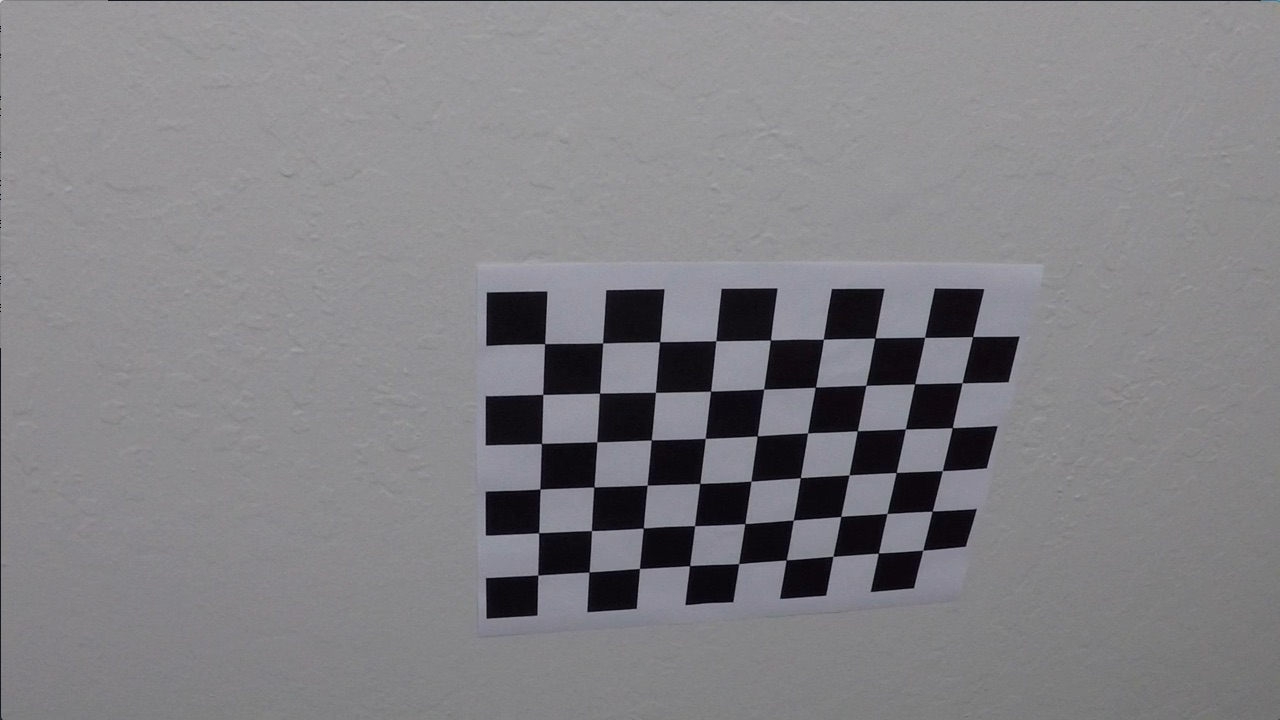
#> input picture term1/advanced-lane-lines/camera_cal/calibration10.jpg, 1280 x 720 px; its folder holds only this picture in this run
$ jupyter execute --allow-errors model.ipynb   (shell and % lines are left out)
#> lines starting #> are read from the running program, lines starting #| are printed output that depends on the picture; after the words box and inside, x2 and y2 are one past the last pixel; in counts of white or black regions, pixels touching at a corner belong together
[cell 1]
import numpy as np
import cv2
import matplotlib.pyplot as plt
import matplotlib.image as mpimg
import glob
import pickle
import numpy as np
import cv2
from scipy import signal
from collections import deque

[cell 2]
SRC_PTS = [[490, 482],[810, 482],[1250, 720], [40, 720]]
DST_PTS = [[0, 0], [1280, 0],[1250, 720], [40, 720]]

def draw_corners(x, y):
#> called with x = 9, y = 6
    object_pts = []
    img_points = []

    o = np.zeros((x*y,3), np.float32)
    o[:,:2] = np.mgrid[0:x,0:y].T.reshape(-1,2)

    for fname in glob.glob("camera_cal/calibration*.jpg"):
        img = cv2.imread(fname)
#> img is the input picture: shape (720, 1280, 3); mean B, G, R 133.1, 129.4, 130.2
        grayscaled = cv2.cvtColor(img, cv2.COLOR_BGR2GRAY)
        ret, corners = cv2.findChessboardCorners(grayscaled, (x, y), None)
#> ret = True; corners = 54 rows, first 8: [545.3, 343.1], [602.7, 342.8], [660.1, 341.3], [715.8, 340.7], [770.6, 340], [823.5, 339.2], [874.3, 338.5], [925.1, 337.4]
        if ret is True:
            img_points.append(corners)
            object_pts.append(o)
            cv2.drawChessboardCorners(img, (x, y), corners, ret)
#> img: shape (720, 1280, 3); 1.91% of pixels changed, all inside (x1, y1, x2, y2) = (532, 331, 980, 582)
            f, (ax1, ax2) = plt.subplots(1, 2, figsize=(8,4))
            ax1.imshow(cv2.cvtColor(mpimg.imread(fname), cv2.COLOR_BGR2RGB))
            ax1.set_title('Original image', fontsize=18)
            ax2.imshow(cv2.cvtColor(img, cv2.COLOR_BGR2RGB))
            ax2.set_title('Image with corners', fontsize=18)

    return (object_pts, img_points)

def undistort(img, object_pts, img_points, should_display=True):
    if isinstance(img, str):
        img = cv2.imread(img)
    ret, mtx, dist, rvecs, tvecs = cv2.calibrateCamera( \
        object_pts, img_points, (img.shape[1], img.shape[0]),None,None \
    )
    dst = cv2.undistort(img, mtx, dist, None, mtx)

    if should_display is True:
        f, (ax1, ax2) = plt.subplots(1, 2, figsize=(20,10))
        ax1.imshow(img)
        ax1.set_title('Original image', fontsize=30)
        ax2.imshow(dst)
        ax2.set_title('Undistored image', fontsize=30)
    return dst

def apply_birds_eye(img, should_display=True):
    img_shape = (img.shape[1], img.shape[0])

    src = np.float32(SRC_PTS)
    dst = np.float32(DST_PTS)

    M = cv2.getPerspectiveTransform(src, dst)
    Minv = cv2.getPerspectiveTransform(dst, src)
    warped = cv2.warpPerspective(img, M, img_shape)

    if should_display is True:
        f, (ax1, ax2) = plt.subplots(1, 2, figsize=(9, 6))
        f.tight_layout()
        ax1.imshow(cv2.cvtColor(img, cv2.COLOR_BGR2RGB))
        ax1.set_title('Undistorted Image', fontsize=20)
        ax2.imshow(cv2.cvtColor(warped, cv2.COLOR_BGR2RGB))
        ax2.set_title('Warped Image', fontsize=20)
        plt.subplots_adjust(left=0., right=1, top=0.9, bottom=0.)
    return warped, M, Minv

def apply_binary_thresholds(img, thresholds={  \
      's': {'min': 180, 'max': 255}, \
      'l': {'min': 255, 'max': 255},   \
      'b': {'min': 155, 'max': 200}  \
    } , should_display=True):

    S = cv2.cvtColor(img, cv2.COLOR_BGR2HLS)[:,:,2]
    L = cv2.cvtColor(img, cv2.COLOR_BGR2LUV)[:,:,0]
    B = cv2.cvtColor(img, cv2.COLOR_BGR2Lab)[:,:,2]

    s_bin = np.zeros_like(S)
    s_bin[(S >= thresholds['s']['min']) & (S <= thresholds['s']['max'])] = 1
    b_bin = np.zeros_like(B)
    b_bin[(B >= thresholds['b']['min']) & (B <= thresholds['b']['max'])] = 1
    l_bin = np.zeros_like(L)
    l_bin[(L >= thresholds['l']['min']) & (L <= thresholds['l']['max'])] = 1

    full_bin = np.zeros_like(s_bin)
    full_bin[(l_bin == 1) | (b_bin == 1) | (s_bin == 1)] = 1

    if should_display is True:
        f, (ax1, ax2) = plt.subplots(1, 2, figsize=(9, 6))
        f.tight_layout()
        ax1.set_title('original image', fontsize=16)
        ax1.imshow(cv2.cvtColor(img, cv2.COLOR_BGR2RGB).astype('uint8'))
        ax2.set_title('all thresholds', fontsize=16)
        ax2.imshow(full_bin, cmap='gray')

    return full_bin

[cell 3]
(object_pts, img_points) = draw_corners(9,6)
#> object_pts = 1 item; img_points = 1 item
#> figure, not shown here; B, G, R data is drawn as R, G, B

#> (a cell that did not finish here is left out)


[cell 5]
# for fname in glob.glob("test_images/test*.jpg"):
#     undistort(fname, object_pts, img_points)

undistort("test_images/test1.jpg", object_pts, img_points)
#> call 2 of undistort, with img = 'test_images/test1.jpg', should_display = True
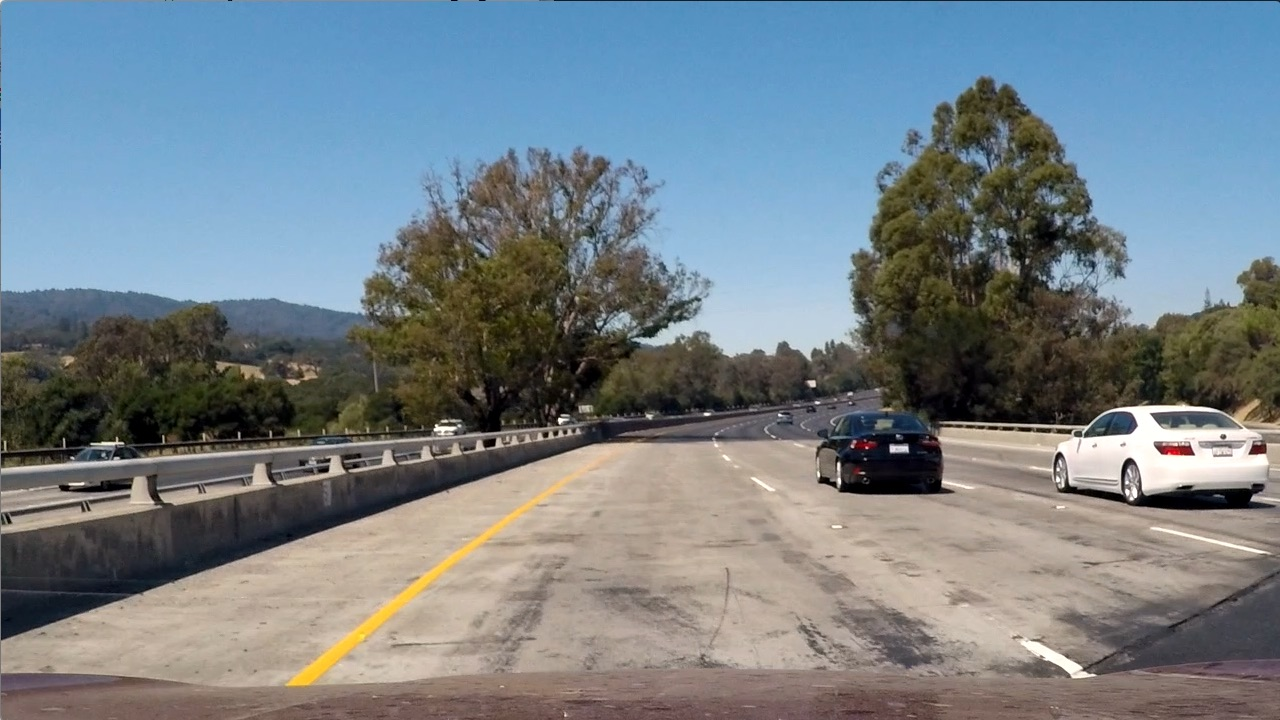
#> input picture term1/advanced-lane-lines/test_images/test1.jpg, 1280 x 720 px
#> in undistort, img is the input picture: shape (720, 1280, 3); mean B, G, R 135.5, 128.7, 117.5
#> in undistort (call 2), `ret, mtx, dist, rvecs, tvecs = cv2.calibrateCamera( \ object_pts, img_..`: ret = 0.68; mtx = [[1143.7, 0, 681.7], [0, 1109.2, 367.7], [0, 0, 1]]; dist = [[-0.515, 2.99, -0.00876, 0.00937, 1.41]]; rvecs = ([0.451, -0.252, 0.0361],); tvecs = ([-2.31, -0.422, 19.12],)
#> figure, not shown here; B, G, R data is drawn as R, G, B

[cell 6]
# for fname in glob.glob("test_images/test*.jpg"):
#     undistorted = undistort(fname, object_pts, img_points, should_display=False)
#     apply_birds_eye(undistorted)

orig = cv2.imread("test_images/test4.jpg")
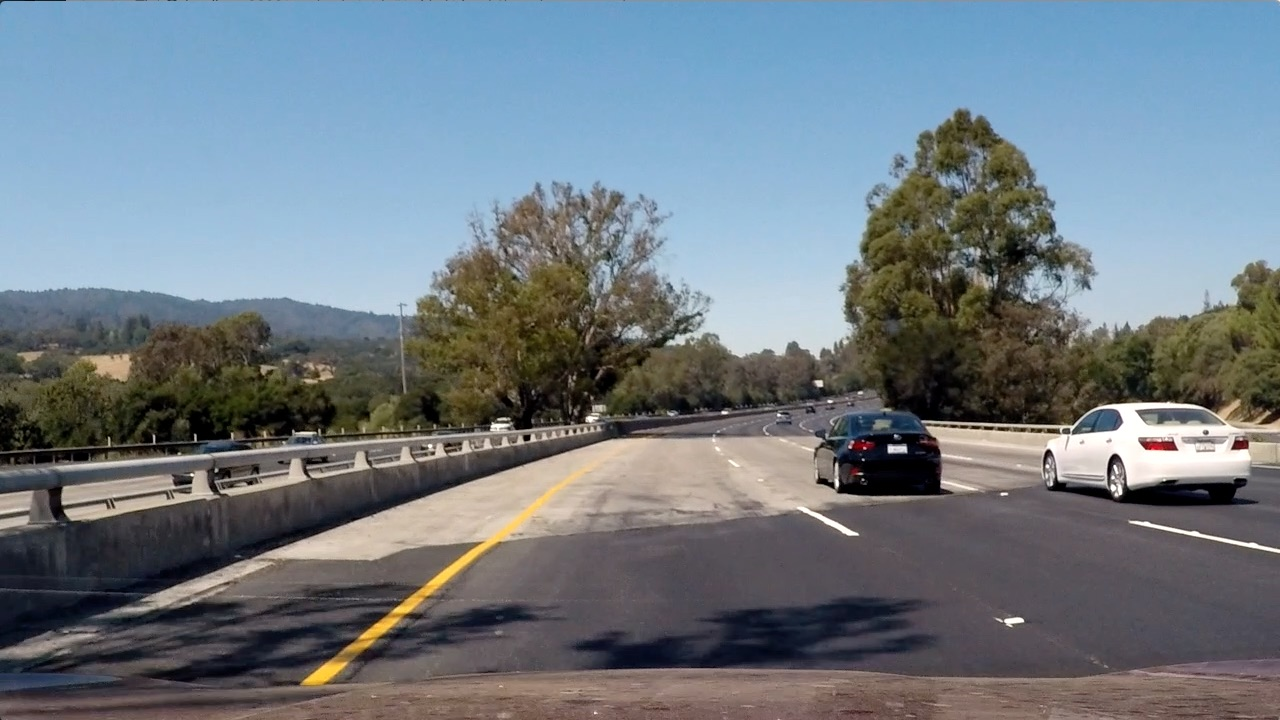
#> input picture term1/advanced-lane-lines/test_images/test4.jpg, 1280 x 720 px
#> orig is the input picture: shape (720, 1280, 3); mean B, G, R 130.9, 122.7, 112.2
undistorted = undistort(orig, object_pts, img_points, should_display=False)
warped, M, Minv = apply_birds_eye(undistorted, should_display=True)
#> M = [[-0.788, -1.62, 1168.2], [0, -2.38, 1149.1], [-1.82e-19, -0.00248, 1]]; Minv = [[0.25, -0.681, 490], [0, -0.419, 482], [0, -0.00104, 1]]

[cell 7]
# [4 lines of commented-out code are left out]
b_eye_bin = apply_binary_thresholds(warped)
#> b_eye_bin: shape (720, 1280); values 0 (black) and 1 (white), 3.2% white; 29 white regions (21 under 20 px), largest, box (x1, y1, x2, y2) and area: (250, 0, 323, 692) 27565, (1106, 299, 1138, 394) 1183, (1085, 243, 1117, 300) 692

[cell 8]
pps = (orig.shape[0] - 50) / 6
#> pps = 111.7
g_rad = 300
kernal_size = 51
x_offset = 40
slate = np.zeros((720, 1280))
c_slate = cv2.cvtColor(slate.astype(np.uint8), cv2.COLOR_GRAY2RGB)
#> c_slate: shape (720, 1280, 3); every value is 0
shape = orig.shape
#> shape = (720, 1280, 3)
half = orig.shape[1] // 2
#> half = 640

def polynomial_lines(y, ms):
    return ms[0]*y**2 + ms[1]*y + ms[2]

def draw_polynomial(image, fn, ms, steps):
    pps = image.shape[0] // steps

    for i in range(steps):
        l = i * pps
        r = l + pps

        lp = (int(fn(l, ms)), l)
        rp = (int(fn(r, ms)), r)

        if i % 2 == 1:
            image = cv2.line(image, rp, lp, [255, 0, 0], 10)

    return image

def fit_polynomial(x, y):
    res = np.polyfit(x, y, 2)
    fx = res[0]*x**2 + res[1]*x + res[2]
    return fx, res

def multi_flatten(lx, ly, rx, ry):
    return ( \
        np.array([x \
             for i in lx \
             for x in i]), \
        np.array([x \
             for i in ly \
             for x in i]), \
        np.array([x \
             for i in rx \
             for x in i]), \
        np.array([x \
             for i in ry \
             for x in i]), \
    )

def get_pxs(img, xm, ym, size):
    window = img[ \
        int( \
            ym - size \
        ):int( \
            ym + size \
        ), int( \
            xm - size \
        ):int( \
            xm + size \
        ) \
    ]

    x, y = (window.T == 1).nonzero()
    return x + xm - size, y + ym - size

def histo(img, offset=50, steps=6,
                     g_rad=200, kernal_size=51,
                     x_offset=50):

    height = img.shape[0]
    o_height = height - offset
    width = img.shape[1]
    half = img.shape[1] // 2
    pps = o_height / steps

    lx_arr = []
    ly_arr = []
    rx_arr = []
    ry_arr = []

    for step in range(steps):
        lxm = []
        rxm = []
        ym = []
        ly = height - (step * pps) + offset
        ry = ly - pps + offset

        hist = np.sum( \
            img[ \
                int( \
                     ry \
                ):int( \
                    ly \
                ), int(x_offset):int(width - x_offset) \
            ], axis=0 \
        )

        smoothened = signal.medfilt(hist, kernal_size)

        lt = np.array(signal.find_peaks_cwt(smoothened[:half], np.arange(1, 10)))
        rt = np.array(signal.find_peaks_cwt(smoothened[half:], np.arange(1, 10)))

        print("lt", lt)
        print("rt", rt)

        if len(lt) > 0:
            lxm.append(max(lt))

        if len(rt) > 0:
            rxm.append(max(rt) + half)

        if len(lt) > 0 or len(rt) > 0:
            ym.append((ly + ry) // 2)

        for lx_centre, centre_y in zip(lxm, ym):
            left_x_additional, left_y_additional = get_pxs(img, lx_centre,
                                                                       centre_y, g_rad // 2)

            lx_arr.append(left_x_additional)
            ly_arr.append(left_y_additional)

        for rx_centre, centre_y in zip(rxm, ym):
            right_x_additional, right_y_additional = get_pxs(img, rx_centre,
                                                                         centre_y, g_rad // 2)

            rx_arr.append(right_x_additional)
            ry_arr.append(right_y_additional)

    if len(rx_arr) == 0 or len(lx_arr) == 0:
        x_offset = 0

        lx_arr = []
        ly_arr = []
        rx_arr = []
        ry_arr = []

        for step in range(steps):
            lxm = []
            rxm = []
            ym = []

            ly = height - (step * pps) + offset
            ry = ly - pps + offset

            hist = np.sum(
                img[
                    int(ry):int(ly),
                    int(x_offset):int(width - x_offset)
                ], axis=0)

            smoothened = signal.medfilt(hist, kernal_size)
            lt = np.array(signal.find_peaks_cwt(smoothened[:half], np.arange(1, 10)))
            rt = np.array(signal.find_peaks_cwt(smoothened[half:], np.arange(1, 10)))
            if len(lt) > 0:
                lxm.append(max(lt))

            if len(rt) > 0:
                rxm.append(max(rt) + half)

            if len(lt) > 0 or len(rt) > 0:
                ym.append((ly + ry) // 2)

            for lx_centre, centre_y in zip(lxm, ym):
                lx_additional, ly_additional = get_pxs(img, lx_centre,
                                                                           centre_y, g_rad // 2)
                lx_arr.append(lx_additional)
                ly_arr.append(ly_additional)

            for rx_centre, centre_y in zip(rxm, ym):

                right_x_additional, right_y_additional = get_pxs(img, rx_centre,
                                                                             centre_y, g_rad // 2)
                rx_arr.append(right_x_additional)
                ry_arr.append(right_y_additional)

    return multi_flatten(lx_arr, ly_arr, rx_arr, ry_arr)

from scipy import signal

lx, ly, rx, ry = histo(b_eye_bin, x_offset=x_offset)
#> the loop in histo, `for step in range(steps):` made 6 passes
#> lt on passes 3, 4, 6: [215, 248], [232, 262], [232, 233, 266]
#> (lt, rt) on passes 2, 5: ([217, 242], [483, 502]), ([234, 266], [416, 435])
#| lt []
#| rt []
#| lt [217 242]
#| rt [483 502]
#| lt [215 248]
#| rt []
#| lt [232 262]
#| rt []
#| lt [234 266]
#| rt [416 435]
#> (further printed lines are left out)
#> after the loop in histo, `for step in range(steps):`: lx_arr = 5 items; rx_arr = 2 items
#> rx = 1914 values, max 1230 at index 73, min 1085 at index 74, mean 1114.8; ry = 1914 values, max 708 at index 0, min 243 at index 162, mean 330.5

lf, lcs = fit_polynomial(ly, lx)
#> in fit_polynomial, `res = np.polyfit(x, y, 2)`: res = [-9.69e-05, 0.0211, 290.3]
#> lcs = [-9.69e-05, 0.0211, 290.3]
rf, rcs = fit_polynomial(ry, rx)
#> rf = 1914 values, max 1184.6 at index 0, min 1093.8 at index 162, mean 1114.8; rcs = [-0.000141, 0.329, 1022.1]

plt.plot(lf, ly, color='red', linewidth=3)
plt.plot(rf, ry, color='red', linewidth=3)

# polyfit_left = draw_polynomial(slate, lane_poly, lcs, 30)
b_eye_poly = draw_polynomial(draw_polynomial(slate, polynomial_lines, lcs, 30), polynomial_lines, rcs, 30)
#> the loop in draw_polynomial, `for i in range(steps):` made 30 passes
#> (lp, rp) on passes 1 to 12: ((290, 0), (290, 24)), ((290, 24), (291, 48)), ((291, 48), (291, 72)), ((291, 72), (291, 96)), ((291, 96), (291, 120)), ((291, 120), (291, 144)), ((291, 144), (291, 168)), ((291, 168), (290, 192)), ((290, 192), (290, 216)), ((290, 216), (289, 240)), ((289, 240), (289, 264)), ((289, 264), (288, 288))
#> after the loop in draw_polynomial, `for i in range(steps):`:
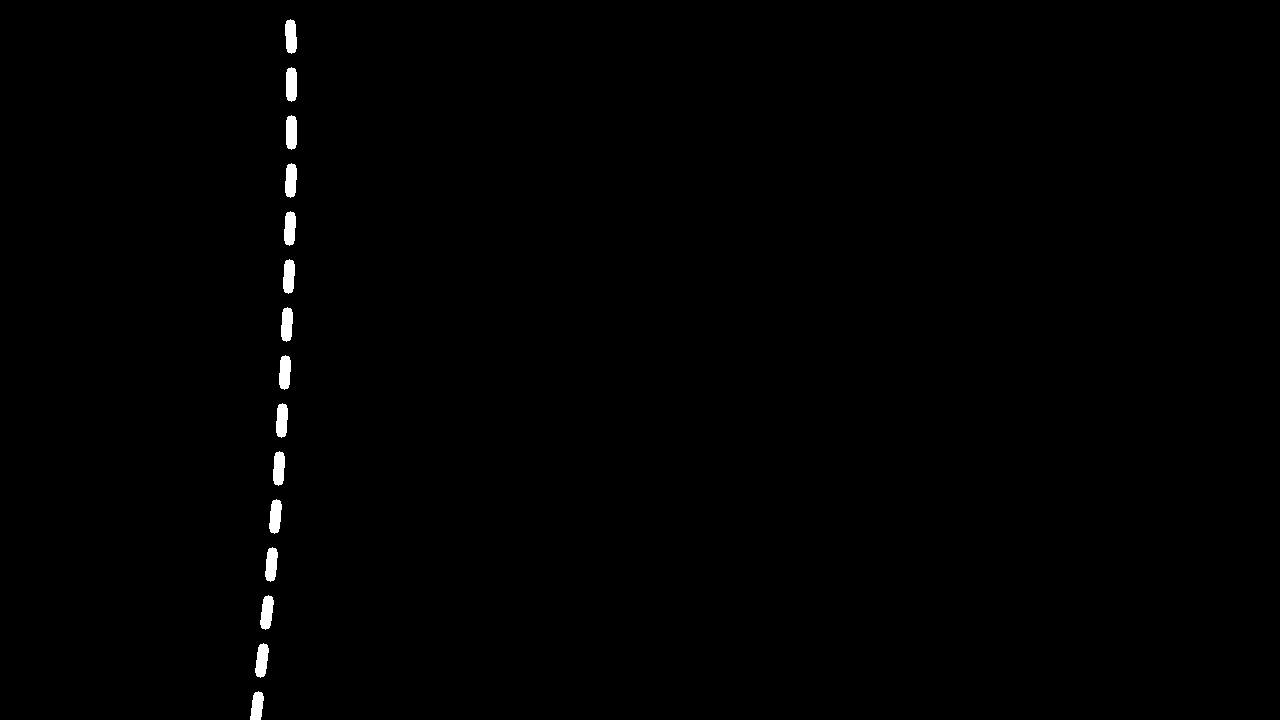
#> image: shape (720, 1280) float64; 0.56% white; 15 white regions, largest, box (x1, y1, x2, y2) and area: (260, 595, 274, 630) 350, (255, 643, 269, 678) 350, (286, 67, 297, 102) 345
#> the loop in draw_polynomial (call 2), `for i in range(steps):` made 30 passes
#> (l, r, lp, rp) on passes 1 to 12: (0, 24, (1022, 0), (1029, 24)), (24, 48, (1029, 24), (1037, 48)), (48, 72, (1037, 48), (1045, 72)), (72, 96, (1045, 72), (1052, 96)), (96, 120, (1052, 96), (1059, 120)), (120, 144, (1059, 120), (1066, 144)), (144, 168, (1066, 144), (1073, 168)), (168, 192, (1073, 168), (1080, 192)), (192, 216, (1080, 192), (1086, 216)), (216, 240, (1086, 216), (1092, 240)), (240, 264, (1092, 240), (1099, 264)), (264, 288, (1099, 264), (1105, 288))
#> after the loop in draw_polynomial (call 2), `for i in range(steps):`: image: shape (720, 1280) float64; 1.1% white; 30 white regions, largest, box (x1, y1, x2, y2) and area: (1024, 19, 1043, 54) 363, (1081, 211, 1098, 246) 353, (1094, 259, 1111, 294) 353
cv2.imwrite('output_images/test1_birdseye_poly.jpg',b_eye_poly)
plt.imshow(b_eye_poly, cmap="gray")

[cell 9]
def paint_over_lane_lines(canvas, lcs, rcs):
    for i in range(0, 720):
        canvas[i][int(polynomial_lines(i, lcs)):int(polynomial_lines(i, rcs))] = 1
    return canvas

painted_b_eye = c_slate
painted_b_eye[b_eye_poly > 1] = [0,0,255]
#> painted_b_eye: shape (720, 1280, 3); mean B, G, R 0, 0, 2.9
painted_area = paint_over_lane_lines(slate, lcs, rcs)
painted_b_eye[painted_area == 1] = [0,255,0]
cv2.imwrite('output_images/test1_birdseye_paintedover.jpg',painted_b_eye)
plt.imshow(painted_b_eye)

[cell 10]
def annotate(img, curvature, pos, curve_min):
    font = cv2.FONT_HERSHEY_SIMPLEX
    cv2.putText(img, 'curvature radius = %d(m)' % (curvature / 128 * 3.7), (50, 50), font, 1, (255, 255, 255), 2)
    cv2.putText(img, '%.2fm %s of center' % (np.abs(pos / 12800 * 3.7), "left"), (50, 100), font, 1,
                (255, 255, 255), 2)
    cv2.putText(img, 'curvature minimum radius = %d(m)' % (curve_min / 128 * 3.7), (50, 150), font, 1, (255, 255, 255), 2)

def pos_cen(y, left_poly, right_poly):
    return (1.5 * polynomial_lines(y, left_poly)
              - polynomial_lines(y, right_poly)) / 2

lc_radius = np.absolute(((1 + (2 * lcs[0] * 500 + lcs[1])**2) ** 1.5) \
                /(2 * lcs[0]))
#> lc_radius = 5206.1
rc_radius = np.absolute(((1 + (2 * rcs[0] * 500 + rcs[1]) ** 2) ** 1.5) \
                 /(2 * rcs[0]))
#> rc_radius = 3738.2

ll_img = cv2.add( \
    cv2.warpPerspective( \
        painted_b_eye, Minv, (shape[1], shape[0]), flags=cv2.INTER_LINEAR \
    ), undistorted \
)
plt.imshow(ll_img)
annotate(ll_img, curvature=(lc_radius + rc_radius) / 2,
                     pos=pos_cen(719, lcs, rcs),
                     curve_min=min(lc_radius, rc_radius))
#> in annotate, `font = cv2.FONT_HERSHEY_SIMPLEX`: font = 0
#> in annotate, `cv2.putText(img, 'curvature minimum radius = %d(m)' % (curve_min / 128..`:
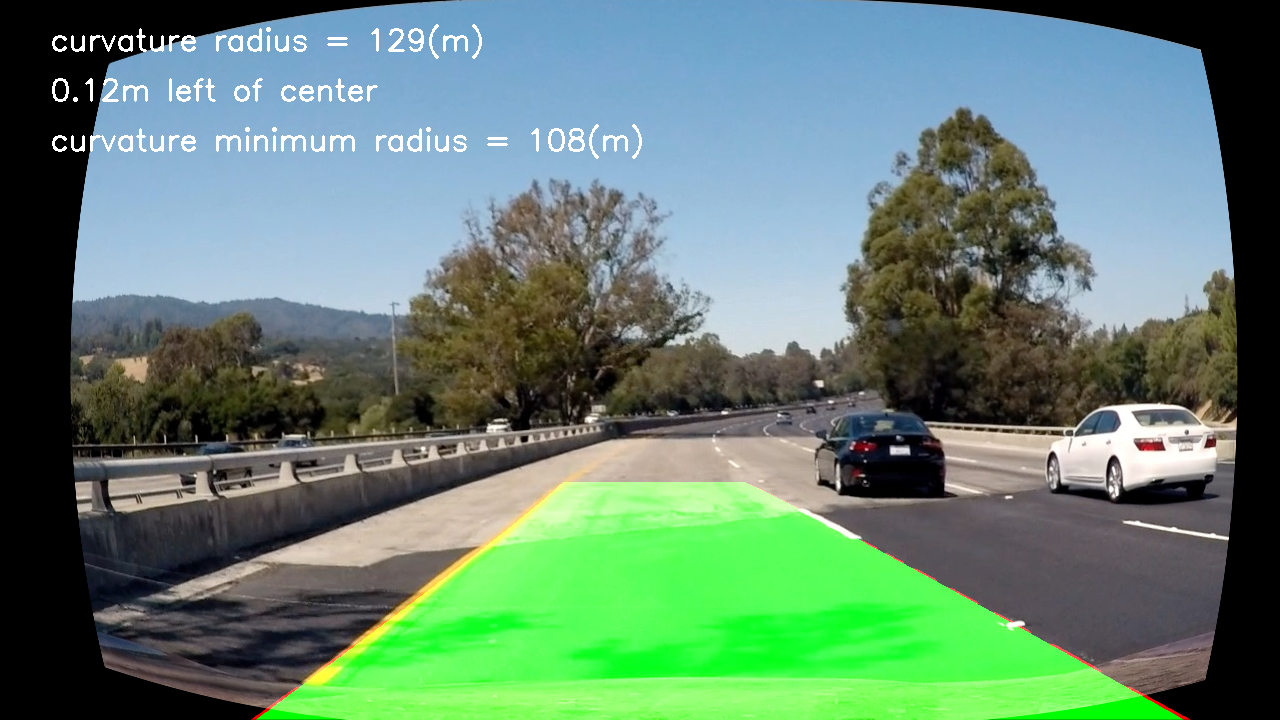
#> img: shape (720, 1280, 3); mean B, G, R 112.6, 130.5, 98.8
plt.imshow(ll_img)
#> figure, not shown here; B, G, R data is drawn as R, G, B
